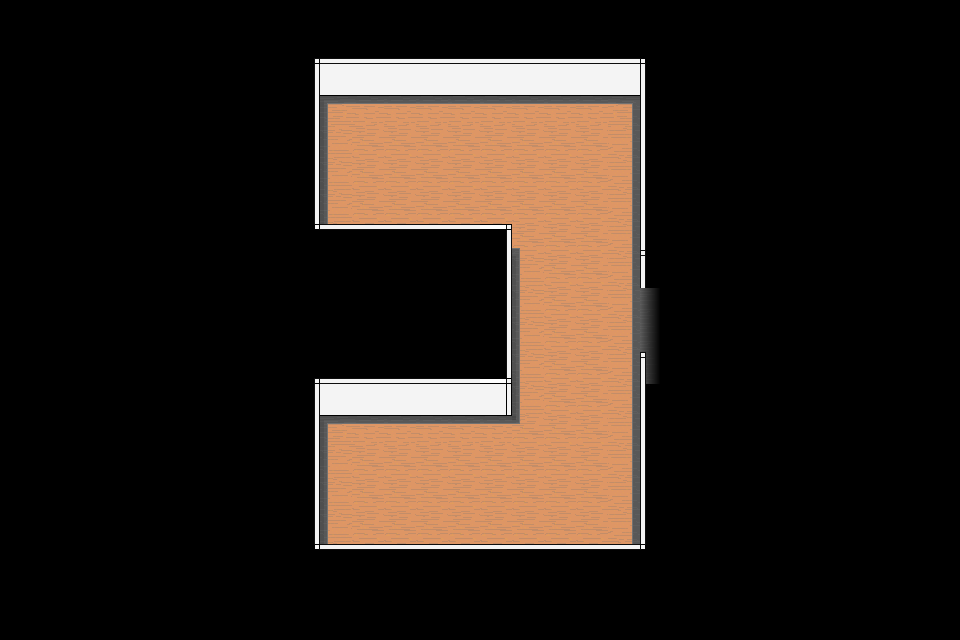

A 2D game scene composited from a Tiled map and its tileset images. What follows is a short description and the map's XML, with every tile layer's data as written:
An orthogonal 30x20 tile map with 32x32 px tiles, 1 tile layer (Kachelebene 1).

<map version="1.10" tiledversion="1.10.1" orientation="orthogonal" renderorder="right-down" width="30" height="20" tilewidth="32" tileheight="32" infinite="0" nextlayerid="2" nextobjectid="1">
 <tileset firstgid="1" name="tileTextureMap" tilewidth="32" tileheight="32" tilecount="256" columns="8">
  <image source="Sprites/tileTextureMap.png" width="256" height="1024" />
 </tileset>
 <layer id="1" name="Kachelebene 1" width="30" height="20">
  <data encoding="csv">
0,0,0,0,0,0,0,0,0,0,0,0,0,0,0,0,0,0,0,0,0,0,0,0,0,0,0,0,0,0,
0,0,0,0,0,0,0,0,0,12,8,8,8,8,8,8,8,8,8,8,11,0,0,0,0,0,0,0,0,0,
0,0,0,0,0,0,0,0,0,7,13,13,13,13,13,13,13,13,13,13,5,0,0,0,0,0,0,0,0,0,
0,0,0,0,0,0,0,0,0,7,19,20,20,20,20,20,20,20,20,34,5,0,0,0,0,0,0,0,0,0,
0,0,0,0,0,0,0,0,0,7,18,17,17,17,17,17,17,17,17,33,5,0,0,0,0,0,0,0,0,0,
0,0,0,0,0,0,0,0,0,7,18,17,17,17,17,17,17,17,17,33,5,0,0,0,0,0,0,0,0,0,
0,0,0,0,0,0,0,0,0,7,18,17,17,17,17,17,17,17,17,33,5,0,0,0,0,0,0,0,0,0,
0,0,0,0,0,0,0,0,0,10,6,6,6,6,6,31,39,17,17,33,43,0,0,0,0,0,0,0,0,0,
0,0,0,0,0,0,0,0,0,0,0,0,0,0,0,7,18,17,17,33,5,0,0,0,0,0,0,0,0,0,
0,0,0,0,0,0,0,0,0,0,0,0,0,0,0,7,18,17,17,33,41,0,0,0,0,0,0,0,0,0,
0,0,0,0,0,0,0,0,0,0,0,0,0,0,0,7,18,17,17,33,41,0,0,0,0,0,0,0,0,0,
0,0,0,0,0,0,0,0,0,12,8,8,8,8,8,30,18,17,17,33,42,0,0,0,0,0,0,0,0,0,
0,0,0,0,0,0,0,0,0,7,13,13,13,13,13,29,18,17,17,33,5,0,0,0,0,0,0,0,0,0,
0,0,0,0,0,0,0,0,0,7,19,20,20,20,20,20,40,17,17,33,5,0,0,0,0,0,0,0,0,0,
0,0,0,0,0,0,0,0,0,7,18,17,17,17,17,17,17,17,17,33,5,0,0,0,0,0,0,0,0,0,
0,0,0,0,0,0,0,0,0,7,18,17,17,17,17,17,17,17,17,33,5,0,0,0,0,0,0,0,0,0,
0,0,0,0,0,0,0,0,0,7,18,17,17,17,17,17,17,17,17,33,5,0,0,0,0,0,0,0,0,0,
0,0,0,0,0,0,0,0,0,10,6,6,6,6,6,6,6,6,6,6,9,0,0,0,0,0,0,0,0,0,
0,0,0,0,0,0,0,0,0,0,0,0,0,0,0,0,0,0,0,0,0,0,0,0,0,0,0,0,0,0,
0,0,0,0,0,0,0,0,0,0,0,0,0,0,0,0,0,0,0,0,0,0,0,0,0,0,0,0,0,0
</data>
 </layer>
</map>
